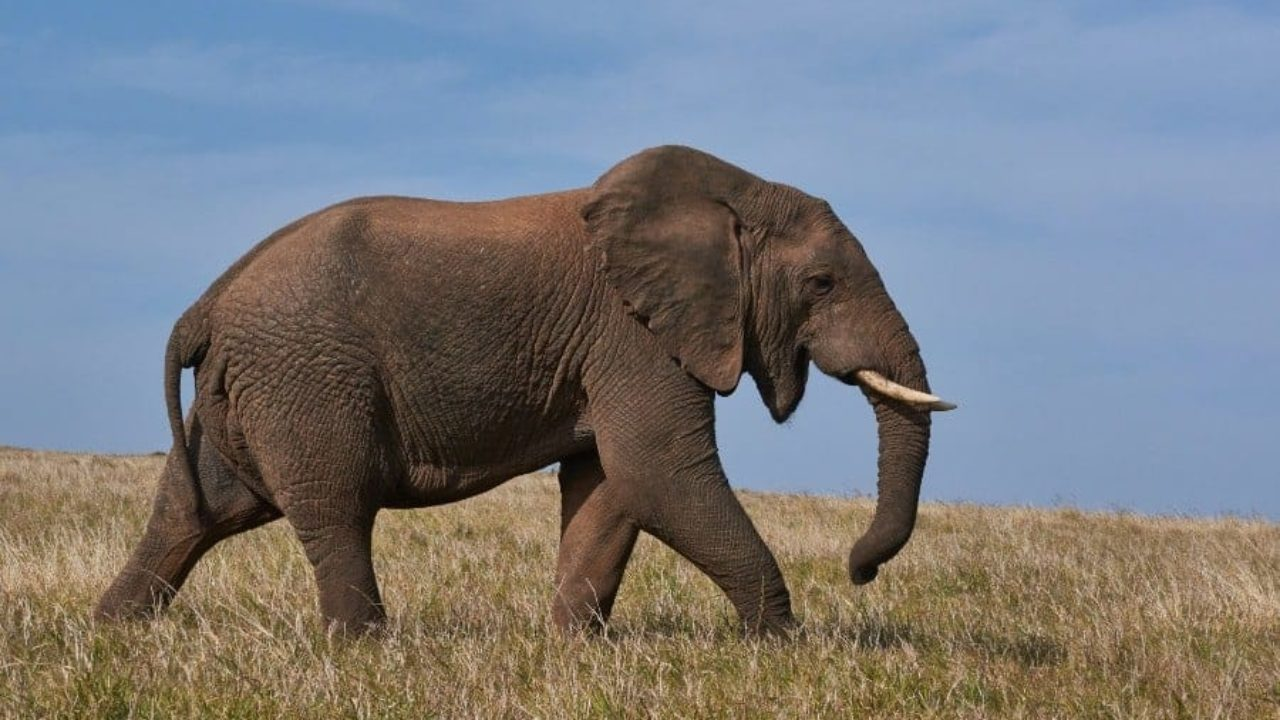
#> input picture images/elephant.jpg, 1280 x 720 px, found by its file name
$ python rotate.py
#> lines starting #> are read from the running program, lines starting #| are printed output that depends on the picture
from PIL import Image


def rotate_image(image_path, angle):
    # Abrir a imagem
#> called with image_path = 'images/elephant.jpg', angle = 90
    image = Image.open(image_path)
#> image is the input picture: PIL image 1280x720 RGB; mean R, G, B 120.6, 122.9, 127

    # Girar a imagem com o ângulo desejado
    rotated_image = image.rotate(angle, expand=True)
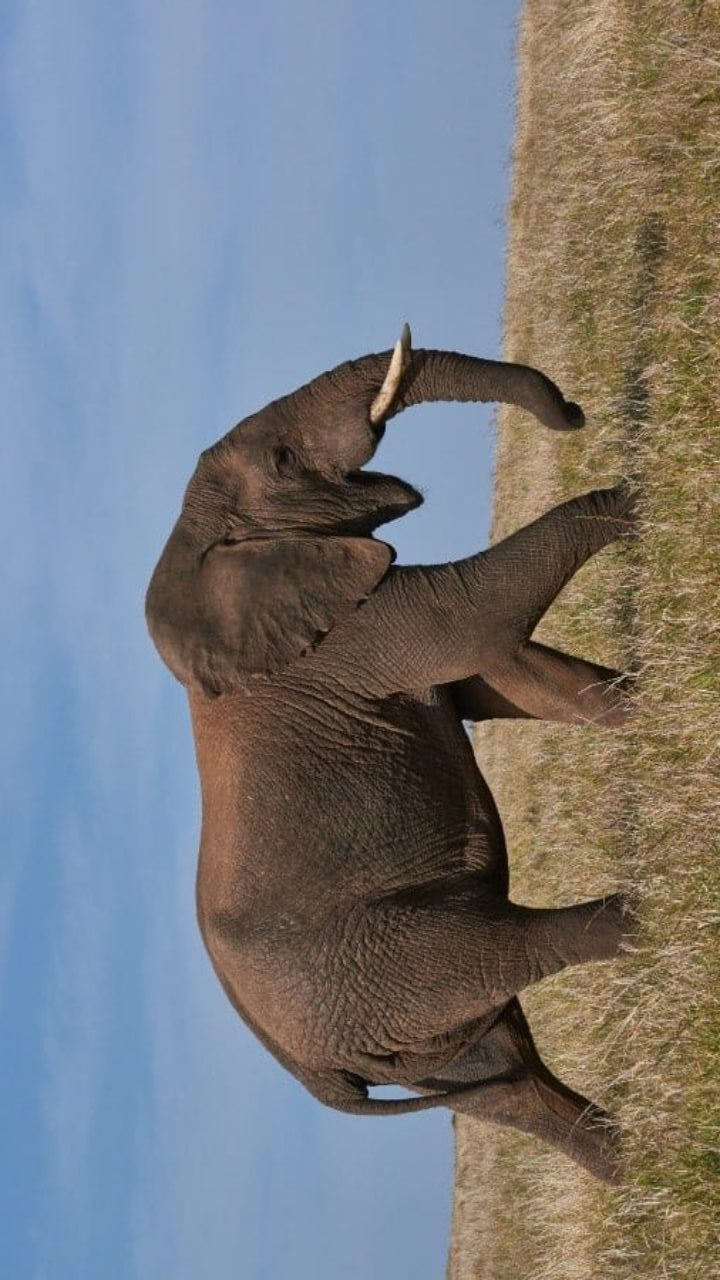
#> rotated_image: PIL image 720x1280 RGB; mean R, G, B 120.6, 122.9, 127

    # Criar uma nova imagem com o tamanho necessário para conter a imagem girada
    new_image = Image.new('RGBA', rotated_image.size, (255, 255, 255, 0))

    # Colar a imagem girada no centro da nova imagem
    position = (
        (new_image.size[0] - rotated_image.size[0]) // 2,
        (new_image.size[1] - rotated_image.size[1]) // 2
    )
#> position = (0, 0)
    new_image.paste(rotated_image, position)

    # Salvar a imagem girada
    rotated_image.save("images/elephant_rotate.jpg")


# Chamada da função com o caminho da imagem e o ângulo de rotação
rotate_image("images/elephant.jpg", 90)
